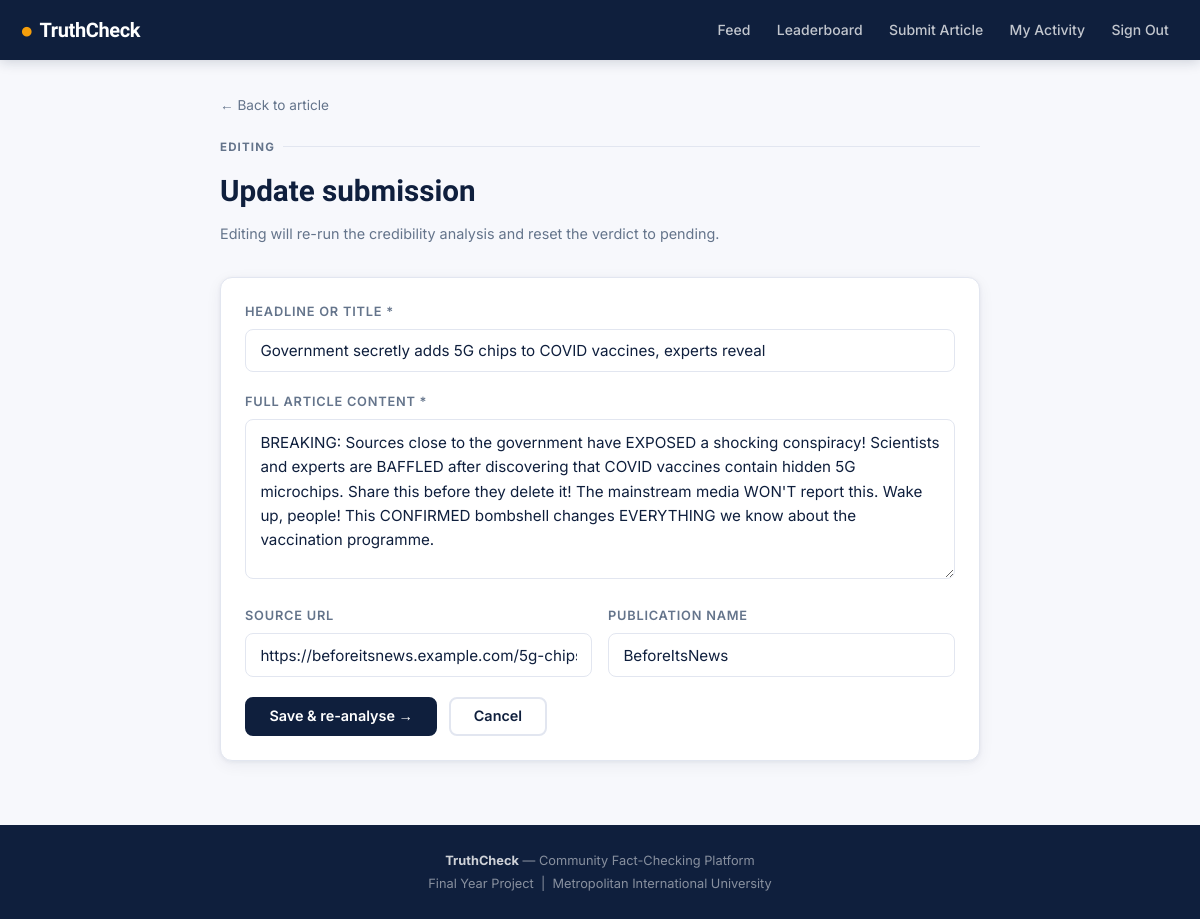
Screenshot of /article/1/edit (signed in) with the database file from the repository.
### tables this page shows
CREATE TABLE articles (
    id INTEGER PRIMARY KEY AUTOINCREMENT,
    title TEXT NOT NULL,
    content TEXT NOT NULL,
    url TEXT,
    source TEXT,
    submitted_by INTEGER REFERENCES users(id),
    nlp_score REAL DEFAULT 0.0,
    nlp_label TEXT DEFAULT 'unverified',
    community_score REAL DEFAULT 0.0,
    final_verdict TEXT DEFAULT 'pending',
    vote_count INTEGER DEFAULT 0,
    flag_count INTEGER DEFAULT 0,
    created_at TIMESTAMP DEFAULT CURRENT_TIMESTAMP
);

### app/routes.py (the view, shortened to what this page needs)
@main.route('/article/<int:article_id>/edit', methods=['GET', 'POST'])
@login_required
def edit_article(article_id):
    db = get_db()
    art = db.execute('SELECT * FROM articles WHERE id=?', (article_id,)).fetchone()
    if not art:
        flash('Article not found.', 'error')
        return redirect(url_for('main.index'))
    if art['submitted_by'] != session['user_id'] and session.get('role') != 'admin':
        flash('You can only edit your own submissions.', 'error')
        return redirect(url_for('main.article', article_id=article_id))
    return render_template('edit_article.html', art=art)

### app/database.py (called while the page is built)
def get_db(app=None):
    from flask import current_app
    _app = app or current_app
    if 'db' not in g:
        g.db = sqlite3.connect(_app.config['DATABASE'])
        g.db.row_factory = sqlite3.Row
    return g.db

### app/routes.py (called while the page is built)
def login_required(f):
    @wraps(f)
    def decorated(*args, **kwargs):
        if 'user_id' not in session:
            flash('Please log in first.', 'error')
            return redirect(url_for('auth.login'))
        return f(*args, **kwargs)
    return decorated

### app/templates/edit_article.html (shortened to what this page needs)
{% extends 'base.html' %}
{% block content %}
<div class="container page" style="max-width:760px">
  <div style="margin-bottom:1.25rem">
    <a href="{{ url_for('main.article', article_id=art.id) }}"
       style="font-size:.85rem;color:var(--muted);display:inline-flex;align-items:center;gap:.3rem">
      ← Back to article
    </a>
  </div>
  <div style="margin-bottom:2rem">
    <div class="section-label">Editing</div>
    <h1 style="font-family:var(--display);font-size:clamp(1.3rem,3.5vw,1.85rem);font-weight:800;color:var(--navy)">
      Update submission
    </h1>
    <p style="color:var(--muted);font-size:.9rem;margin-top:.4rem">
      Editing will re-run the credibility analysis and reset the verdict to pending.
    </p>
  </div>
  <div class="card">
    <form method="POST">
      <div class="form-group">
        <label class="form-label">Headline or title *</label>
        <input class="form-control" type="text" name="title" required value="{{ art.title }}">
      </div>
      <div class="form-group">
        <label class="form-label">Full article content *</label>
        <textarea class="form-control" name="content" required>{{ art.content }}</textarea>
      </div>
      <div style="display:grid;grid-template-columns:1fr 1fr;gap:1rem">
        <div class="form-group">
          <label class="form-label">Source URL</label>
          <input class="form-control" type="url" name="url" value="{{ art.url or '' }}">
        </div>
        <div class="form-group">
          <label class="form-label">Publication name</label>
          <input class="form-control" type="text" name="source" value="{{ art.source or '' }}">
        </div>
      </div>
      <div style="display:flex;gap:.75rem;flex-wrap:wrap">
        <button type="submit" class="btn btn-primary">Save &amp; re-analyse →</button>
        <a href="{{ url_for('main.article', article_id=art.id) }}" class="btn btn-outline">Cancel</a>
      </div>
    </form>
  </div>
</div>
{% endblock %}

### app/templates/base.html (style rules this page uses)
:root { --navy: #0F1F3D; --navy2: #1A3260; --amber: #F59E0B; --amber2: #D97706; --danger: #DC2626; --safe: #059669; --warn: #D97706; --surface: #FFFFFF; --bg: #F7F8FC; --border: #E2E6F0; --muted: #64748B; --text: #0F1F3D; --card-sh: 0 1px 4px rgba(15,31,61,.06), 0 4px 16px rgba(15,31,61,.06); --radius: 12px; --r-sm: 8px; --font: 'Inter', system-ui, sans-serif; --display: 'Sora', 'Inter', sans-serif; }
*,*::before,*::after { box-sizing:border-box;margin:0;padding:0 }
html { font-size:16px;-webkit-text-size-adjust:100% }
body { font-family:var(--font);background:var(--bg);color:var(--text);line-height:1.6;min-height:100vh;display:flex;flex-direction:column }
a { color:inherit;text-decoration:none }
button,input,textarea,select { font-family:inherit }
.container { max-width:1200px;margin:0 auto;padding:0 1.25rem;width:100% }
.page { padding:2rem 0 4rem }
.card { background:var(--surface);border:1px solid var(--border); border-radius:var(--radius);box-shadow:var(--card-sh); padding:1.5rem; }
.btn { display:inline-flex;align-items:center;justify-content:center;gap:.4rem; font-size:.9rem;font-weight:600;padding:.65rem 1.4rem; border-radius:var(--r-sm);border:2px solid transparent; cursor:pointer;transition:all .15s;white-space:nowrap;line-height:1; }
.btn-primary { background:var(--navy);color:#fff;border-color:var(--navy) }
.btn-outline { background:transparent;color:var(--navy);border-color:var(--border) }
.form-group { margin-bottom:1.25rem }
.form-label { display:block;font-size:.8rem;font-weight:600;color:var(--muted); text-transform:uppercase;letter-spacing:.06em;margin-bottom:.4rem; }
.form-control { width:100%;padding:.7rem .9rem; border:1.5px solid var(--border);border-radius:var(--r-sm); font-size:.95rem;color:var(--text);background:var(--surface); transition:border-color .15s,box-shadow .15s;outline:none; }
textarea.form-control { min-height:160px;resize:vertical;line-height:1.6 }
.section-label { font-size:.72rem;font-weight:700;text-transform:uppercase;letter-spacing:.1em; color:var(--muted);margin-bottom:.75rem;display:flex;align-items:center;gap:.5rem; }
.section-label::after { content:'';flex:1;height:1px;background:var(--border) }

### rows the page displays
articles: title "Government secretly adds 5G chips to COVID vaccines, experts reveal", content "BREAKING: Sources close to the government have EXPOSED a shocking conspiracy! Scientists and experts are BAFFLED after discovering that COVID vaccines contain hidden 5G microchips. Share this before they delete it! The mainstream media WON'T report this. Wake up, people! This CONFIRMED bombshell changes EVERYTHING we know about the vaccination programme.", url "https://beforeitsnews.example.com/5g-chips", source "BeforeItsNews"
